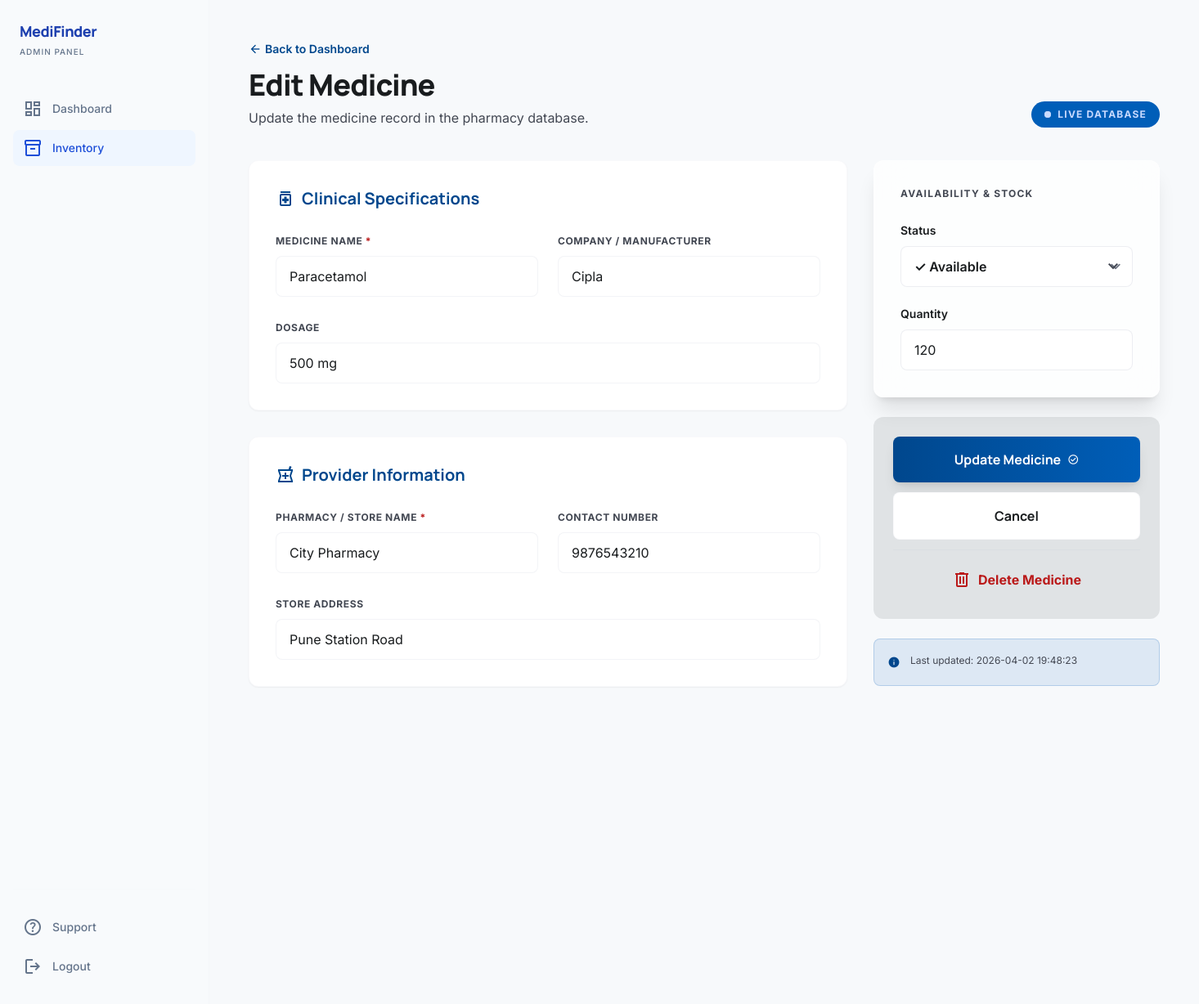
Screenshot of /admin/edit/1 (signed in) with the database file from the repository.
### tables this page shows
CREATE TABLE medicines (
        id INTEGER PRIMARY KEY AUTOINCREMENT,
        medicine_name TEXT NOT NULL,
        company_name TEXT,
        dosage TEXT,
        store_name TEXT NOT NULL,
        contact TEXT,
        address TEXT,
        stock_status TEXT NOT NULL,
        quantity INTEGER DEFAULT 0,
        updated_at TEXT NOT NULL
    );

### app.py (the view, shortened to what this page needs)
@app.route("/admin/edit/<int:medicine_id>", methods=["GET", "POST"])
@admin_required
def edit_medicine(medicine_id):
    conn = get_db_connection()
    medicine = conn.execute("SELECT * FROM medicines WHERE id = ?", (medicine_id,)).fetchone()
    if not medicine:
        conn.close()
        flash("Medicine not found.", "danger")
        return redirect(url_for("admin_dashboard"))
    conn.close()
    return render_template("edit_medicine.html", medicine=medicine)

### app.py (called while the page is built)
def get_db_connection():
    conn = sqlite3.connect(DB_PATH)
    conn.row_factory = sqlite3.Row
    return conn

@app.before_request
def ensure_db():
    if not os.path.exists(DB_PATH):
        init_db()

def admin_required(view_func):
    from functools import wraps
    @wraps(view_func)
    def wrapper(*args, **kwargs):
        if session.get("role") != "admin":
            flash("Please login as admin first.", "warning")
            return redirect(url_for("admin_login"))
        return view_func(*args, **kwargs)
    return wrapper

### templates/edit_medicine.html (shortened to what this page needs)
<!DOCTYPE html>
<html class="light" lang="en"><head>
<script src="https://cdn.tailwindcss.com?plugins=forms,container-queries"></script>
<script id="tailwind-config">
  tailwind.config = {
    darkMode: "class",
    theme: {
      extend: {
        colors: {
          "on-tertiary-container": "#ffcfb9", "primary": "#00478d",
          "surface-container-high": "#e6e8ea", "surface-container-highest": "#e0e3e5",
          "inverse-on-surface": "#eff1f3", "on-secondary": "#ffffff",
          "surface-bright": "#f7f9fb", "surface-container-low": "#f2f4f6",
          "secondary-fixed": "#d0e4ff", "on-background": "#191c1e",
          "outline": "#727783", "surface-container-lowest": "#ffffff",
          "surface-dim": "#d8dadc", "surface-variant": "#e0e3e5",
          "tertiary-fixed-dim": "#ffb691", "tertiary-container": "#9f4300",
          "on-primary-fixed": "#001b3d", "primary-fixed": "#d6e3ff",
          "secondary-fixed-dim": "#a5caf4", "on-secondary-container": "#355b7f",
          "background": "#f7f9fb", "on-tertiary": "#ffffff", "on-error": "#ffffff",
          "on-primary": "#ffffff", "primary-container": "#005eb8",
          "secondary": "#3c6186", "on-surface-variant": "#424752",
          "inverse-surface": "#2d3133", "surface-tint": "#005db6",
          "inverse-primary": "#a9c7ff", "on-primary-fixed-variant": "#00468c",
          "on-surface": "#191c1e", "secondary-container": "#add2fd",
          "outline-variant": "#c2c6d4", "on-error-container": "#93000a",
          "surface": "#f7f9fb", "primary-fixed-dim": "#a9c7ff",
          "surface-container": "#eceef0", "tertiary": "#793100",
          "error-container": "#ffdad6", "on-primary-container": "#c8daff",
          "error": "#ba1a1a", "on-secondary-fixed": "#001d34"
        },
        fontFamily: {"headline": ["Manrope"], "body": ["Inter"], "label": ["Inter"]},
        borderRadius: {"DEFAULT": "0.25rem", "lg": "0.5rem", "xl": "0.75rem", "full": "9999px"},
      },
    },
  }
</script>
</head>
<body class="bg-surface font-body text-on-surface antialiased">
<div class="flex min-h-screen">
<aside class="bg-slate-50 h-screen w-64 border-r border-slate-200/20 fixed left-0 top-0 z-40">
  <div class="flex flex-col h-full py-6 px-4">
    <div class="mb-10 px-2">
      <a href="{{ url_for('admin_dashboard') }}" class="text-lg font-black text-blue-800 font-headline tracking-tight">MediFinder</a>
      <p class="text-[10px] text-slate-500 font-medium tracking-widest uppercase mt-1">Admin Panel</p>
    </div>
    <nav class="space-y-1 flex-1">
      <a class="text-slate-500 hover:text-blue-600 hover:bg-blue-50/50 flex items-center gap-3 px-3 py-2.5 transition-all rounded-lg" href="{{ url_for('admin_dashboard') }}">
        <span class="material-symbols-outlined">dashboard</span>
        <span class="text-sm font-medium">Dashboard</span>
      </a>
      <a class="bg-blue-50 text-blue-700 rounded-lg flex items-center gap-3 px-3 py-2.5" href="{{ url_for('add_medicine') }}">
        <span class="material-symbols-outlined">inventory_2</span>
        <span class="text-sm font-medium">Inventory</span>
      </a>
    </nav>
    <div class="mt-auto pt-6 border-t border-slate-200/10">
      <a class="text-slate-500 hover:text-blue-600 flex items-center gap-3 px-3 py-2.5 rounded-lg" href="{{ url_for('help_page') }}">
        <span class="material-symbols-outlined">help</span>
        <span class="text-sm font-medium">Support</span>
      </a>
      <a class="text-slate-500 hover:text-red-600 flex items-center gap-3 px-3 py-2.5 rounded-lg mt-1" href="{{ url_for('admin_logout') }}">
        <span class="material-symbols-outlined">logout</span>
        <span class="text-sm font-medium">Logout</span>
      </a>
    </div>
  </div>
</aside>
<main class="ml-64 flex-1 p-8 lg:p-12 max-w-7xl mx-auto w-full">
  <header class="mb-10 flex justify-between items-end">
    <div>
      <a href="{{ url_for('admin_dashboard') }}" class="text-sm text-primary font-semibold hover:underline flex items-center gap-1 mb-3">
        <span class="material-symbols-outlined text-base">arrow_back</span> Back to Dashboard
      </a>
      <h1 class="text-4xl font-extrabold font-headline tracking-tight text-on-surface mb-2">Edit Medicine</h1>
      <p class="text-on-surface-variant">Update the medicine record in the pharmacy database.</p>
    </div>
    <span class="inline-flex items-center gap-2 px-4 py-2 rounded-full bg-primary-container text-on-primary-container text-xs font-bold tracking-widest uppercase">
      <span class="relative flex h-2 w-2">
        <span class="relative inline-flex rounded-full h-2 w-2 bg-on-primary-container"></span>
      </span>
      Live Database
    </span>
  </header>
  <form method="POST" action="{{ url_for('edit_medicine', medicine_id=medicine['id']) }}">
    <div class="grid grid-cols-1 md:grid-cols-12 gap-8 items-start">
      <div class="md:col-span-8 space-y-8">
        <section class="bg-surface-container-lowest rounded-xl p-8 border border-outline-variant/10 shadow-sm hover:shadow-md transition-all">
          <h2 class="font-headline font-bold text-xl text-primary mb-6 flex items-center gap-2">
            <span class="material-symbols-outlined">medication</span> Clinical Specifications
          </h2>
          <div class="grid grid-cols-1 md:grid-cols-2 gap-6">
            <div class="space-y-2">
              <label class="text-xs font-bold text-on-surface-variant uppercase tracking-wider">Medicine Name <span class="text-error">*</span></label>
              <input class="w-full bg-surface-container-lowest border border-outline-variant/20 rounded-lg px-4 py-3 text-on-surface focus:ring-primary focus:border-primary transition-all"
                name="medicine_name" type="text" value="{{ medicine['medicine_name'] }}" required/>
            </div>
            <div class="space-y-2">
              <label class="text-xs font-bold text-on-surface-variant uppercase tracking-wider">Company / Manufacturer</label>
              <input class="w-full bg-surface-container-lowest border border-outline-variant/20 rounded-lg px-4 py-3 text-on-surface focus:ring-primary focus:border-primary transition-all"
                name="company_name" type="text" value="{{ medicine['company_name'] or '' }}"/>
            </div>
            <div class="space-y-2 md:col-span-2">
              <label class="text-xs font-bold text-on-surface-variant uppercase tracking-wider">Dosage</label>
              <input class="w-full bg-surface-container-lowest border border-outline-variant/20 rounded-lg px-4 py-3 text-on-surface focus:ring-primary focus:border-primary transition-all"
                name="dosage" type="text" value="{{ medicine['dosage'] or '' }}" placeholder="e.g. 500mg Tablet"/>
            </div>
          </div>
        </section>
        <section class="bg-surface-container-lowest rounded-xl p-8 border border-outline-variant/10 shadow-sm hover:shadow-md transition-all">
          <h2 class="font-headline font-bold text-xl text-primary mb-6 flex items-center gap-2">
            <span class="material-symbols-outlined">local_pharmacy</span> Provider Information
          </h2>
          <div class="grid grid-cols-1 md:grid-cols-2 gap-6">
            <div class="space-y-2">
              <label class="text-xs font-bold text-on-surface-variant uppercase tracking-wider">Pharmacy / Store Name <span class="text-error">*</span></label>
              <input class="w-full bg-surface-container-lowest border border-outline-variant/20 rounded-lg px-4 py-3 text-on-surface focus:ring-primary focus:border-primary transition-all"
                name="store_name" type="text" value="{{ medicine['store_name'] }}" required/>
            </div>
            <div class="space-y-2">
              <label class="text-xs font-bold text-on-surface-variant uppercase tracking-wider">Contact Number</label>
              <input class="w-full bg-surface-container-lowest border border-outline-variant/20 rounded-lg px-4 py-3 text-on-surface focus:ring-primary focus:border-primary transition-all"
                name="contact" type="tel" value="{{ medicine['contact'] or '' }}" placeholder="e.g. 9876543210"/>
            </div>
            <div class="space-y-2 md:col-span-2">
              <label class="text-xs font-bold text-on-surface-variant uppercase tracking-wider">Store Address</label>
              <input class="w-full bg-surface-container-lowest border border-outline-variant/20 rounded-lg px-4 py-3 text-on-surface focus:ring-primary focus:border-primary transition-all"
                name="address" type="text" value="{{ medicine['address'] or '' }}" placeholder="e.g. 12 Main St, Pune"/>
            </div>
          </div>
        </section>
      </div>
      <div class="md:col-span-4 sticky top-12 space-y-6">
        <div class="glass-panel border border-white/40 rounded-xl p-8 shadow-xl">
          <h3 class="text-xs font-bold text-on-surface-variant uppercase tracking-widest mb-6">Availability & Stock</h3>
          <div class="space-y-5">
            <div class="space-y-2">
              <label class="text-sm font-semibold text-on-surface">Status</label>
              <div class="relative">
                <select class="w-full appearance-none bg-white border border-outline-variant/30 rounded-lg px-4 py-3 pr-10 text-on-surface font-semibold focus:ring-primary focus:border-primary transition-all" name="stock_status">
                  <option value="Available" {% if medicine['stock_status'] == 'Available' %}selected{% endif %}>✓ Available</option>
                </select>
              </div>
            </div>
            <div class="space-y-2">
              <label class="text-sm font-semibold text-on-surface">Quantity</label>
              <input class="w-full bg-white border border-outline-variant/30 rounded-lg px-4 py-3 text-on-surface focus:ring-primary focus:border-primary transition-all"
                name="quantity" type="number" min="0" value="{{ medicine['quantity'] }}"/>
            </div>
          </div>
        </div>
        <div class="bg-surface-container-highest rounded-xl p-6 space-y-3">
          <button type="submit" class="w-full py-4 px-6 bg-gradient-to-r from-primary to-primary-container text-on-primary font-headline font-bold rounded-lg shadow-lg hover:opacity-90 active:scale-[0.98] transition-all flex items-center justify-center gap-2">
            Update Medicine
            <span class="material-symbols-outlined text-sm">check_circle</span>
          </button>
          <a href="{{ url_for('admin_dashboard') }}" class="w-full py-4 px-6 bg-white text-on-surface font-headline font-bold rounded-lg border border-outline-variant/10 hover:bg-surface-bright active:scale-[0.98] transition-all text-center block">
            Cancel
          </a>
          <div class="pt-3 border-t border-outline-variant/20">
            <a href="{{ url_for('delete_medicine', medicine_id=medicine['id']) }}"
               onclick="return confirm('Are you sure you want to delete {{ medicine['medicine_name'] }}? This cannot be undone.')"
               class="w-full py-3 px-6 text-error font-bold rounded-lg hover:bg-error-container/30 transition-all flex items-center justify-center gap-2 group">
              <span class="material-symbols-outlined text-error transition-transform group-hover:rotate-12">delete</span>
              Delete Medicine
            </a>
          </div>
        </div>
        <div class="p-4 rounded-lg bg-primary-container/10 border border-primary-container/20">
          <div class="flex gap-3">
            <span class="material-symbols-outlined text-primary text-base" style="font-variation-settings:'FILL' 1">info</span>
            <p class="text-xs text-on-surface-variant leading-relaxed">Last updated: {{ medicine['updated_at'] }}</p>
          </div>
        </div>
      </div>
    </div>
  </form>
</main>
</div>
</body></html>

### templates/edit_medicine.html (style rules this page uses)
.material-symbols-outlined { font-variation-settings: 'FILL' 0, 'wght' 400, 'GRAD' 0, 'opsz' 24; }
.glass-panel { background: rgba(255,255,255,0.75); backdrop-filter: blur(20px); -webkit-backdrop-filter: blur(20px); }

### rows the page displays
medicines: medicine_name "Paracetamol", company_name "Cipla", dosage "500 mg", store_name "City Pharmacy", contact "9876543210", address "Pune Station Road", stock_status "✓ Available", quantity "120", updated_at "2026-04-02 19:48:23"
